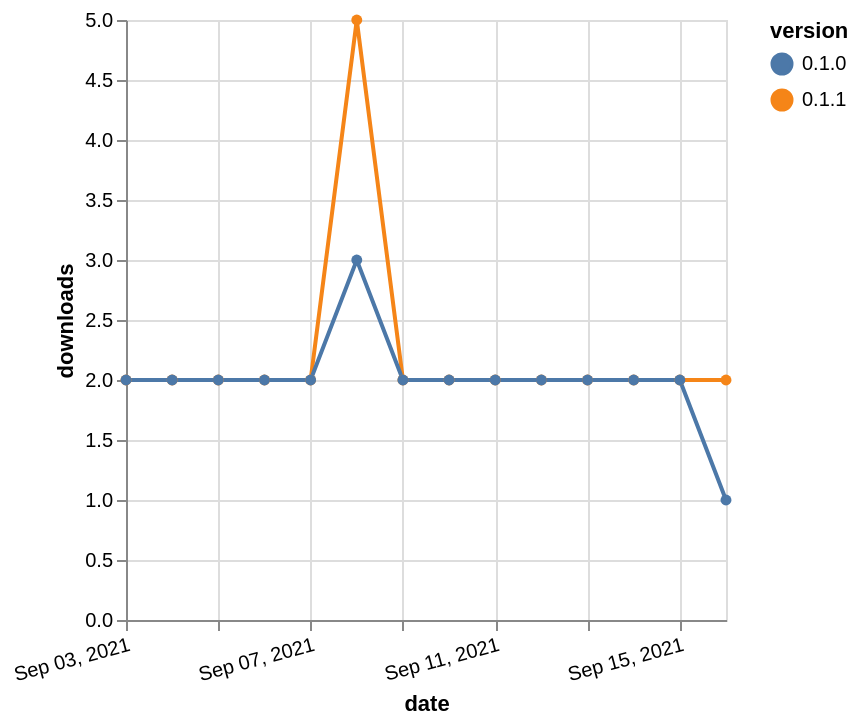

This figure's Vega-Lite source:
### Vega-Lite specification from a JSON file in a GitHub repository (floating-point values rounded to 4 significant figures)
{"$schema": "https://vega.github.io/schema/vega-lite/v5.json", "description": "A simple bar chart with embedded data.", "data": {"values": [{"date": "2021-09-03", "total": 2069, "delta": 2, "version": "0.1.1"}, {"date": "2021-09-04", "total": 2071, "delta": 2, "version": "0.1.1"}, {"date": "2021-09-05", "total": 2073, "delta": 2, "version": "0.1.1"}, {"date": "2021-09-06", "total": 2075, "delta": 2, "version": "0.1.1"}, {"date": "2021-09-07", "total": 2077, "delta": 2, "version": "0.1.1"}, {"date": "2021-09-08", "total": 2082, "delta": 5, "version": "0.1.1"}, {"date": "2021-09-09", "total": 2084, "delta": 2, "version": "0.1.1"}, {"date": "2021-09-10", "total": 2086, "delta": 2, "version": "0.1.1"}, {"date": "2021-09-11", "total": 2088, "delta": 2, "version": "0.1.1"}, {"date": "2021-09-12", "total": 2090, "delta": 2, "version": "0.1.1"}, {"date": "2021-09-13", "total": 2092, "delta": 2, "version": "0.1.1"}, {"date": "2021-09-14", "total": 2094, "delta": 2, "version": "0.1.1"}, {"date": "2021-09-15", "total": 2096, "delta": 2, "version": "0.1.1"}, {"date": "2021-09-16", "total": 2098, "delta": 2, "version": "0.1.1"}, {"date": "2021-09-03", "total": 2165, "delta": 2, "version": "0.1.0"}, {"date": "2021-09-04", "total": 2167, "delta": 2, "version": "0.1.0"}, {"date": "2021-09-05", "total": 2169, "delta": 2, "version": "0.1.0"}, {"date": "2021-09-06", "total": 2171, "delta": 2, "version": "0.1.0"}, {"date": "2021-09-07", "total": 2173, "delta": 2, "version": "0.1.0"}, {"date": "2021-09-08", "total": 2176, "delta": 3, "version": "0.1.0"}, {"date": "2021-09-09", "total": 2178, "delta": 2, "version": "0.1.0"}, {"date": "2021-09-10", "total": 2180, "delta": 2, "version": "0.1.0"}, {"date": "2021-09-11", "total": 2182, "delta": 2, "version": "0.1.0"}, {"date": "2021-09-12", "total": 2184, "delta": 2, "version": "0.1.0"}, {"date": "2021-09-13", "total": 2186, "delta": 2, "version": "0.1.0"}, {"date": "2021-09-14", "total": 2188, "delta": 2, "version": "0.1.0"}, {"date": "2021-09-15", "total": 2190, "delta": 2, "version": "0.1.0"}, {"date": "2021-09-16", "total": 2191, "delta": 1, "version": "0.1.0"}]}, "width": "container", "mark": {"type": "line", "point": {"filled": true}}, "encoding": {"x": {"field": "date", "type": "temporal", "timeUnit": "yearmonthdate", "title": "date", "axis": {"labelAngle": -15}}, "y": {"field": "delta", "type": "quantitative", "title": "downloads"}, "color": {"field": "version", "type": "nominal"}, "tooltip": {"field": "delta"}}}
